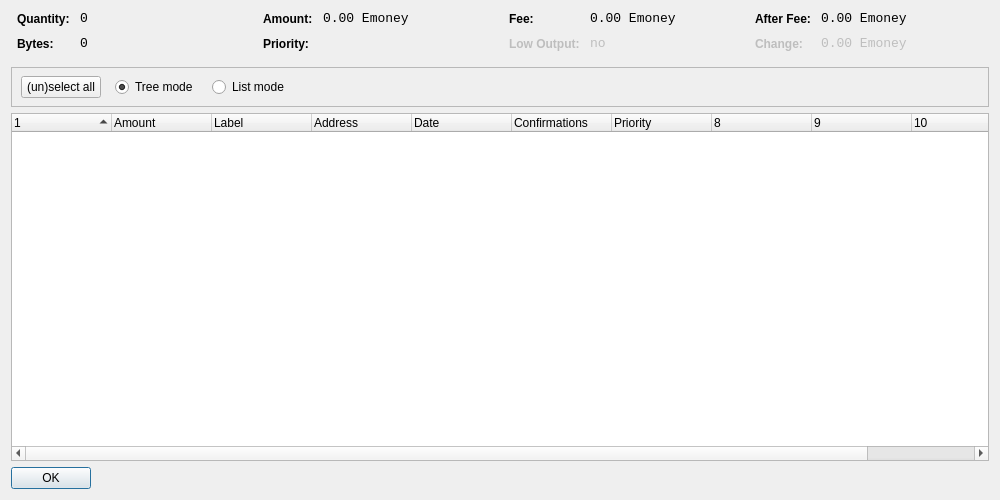
<?xml version="1.0" encoding="UTF-8"?>
<ui version="4.0">
 <class>CoinControlDialog</class>
 <widget class="QDialog" name="CoinControlDialog">
  <property name="geometry">
   <rect>
    <x>0</x>
    <y>0</y>
    <width>1000</width>
    <height>500</height>
   </rect>
  </property>
  <property name="windowTitle">
   <string>Coin Control</string>
  </property>
  <layout class="QVBoxLayout" name="verticalLayout">
   <item>
    <layout class="QHBoxLayout" name="horizontalLayoutTop" stretch="0,0,0,0">
     <property name="topMargin">
      <number>0</number>
     </property>
     <property name="bottomMargin">
      <number>10</number>
     </property>
     <item>
      <layout class="QFormLayout" name="formLayoutCoinControl1">
       <property name="horizontalSpacing">
        <number>10</number>
       </property>
       <property name="verticalSpacing">
        <number>10</number>
       </property>
       <property name="leftMargin">
        <number>6</number>
       </property>
       <property name="rightMargin">
        <number>6</number>
       </property>
       <item row="0" column="0">
        <widget class="QLabel" name="labelCoinControlQuantityText">
         <property name="styleSheet">
          <string notr="true">font-weight:bold;</string>
         </property>
         <property name="text">
          <string>Quantity:</string>
         </property>
        </widget>
       </item>
       <item row="0" column="1">
        <widget class="QLabel" name="labelCoinControlQuantity">
         <property name="font">
          <font>
           <family>Monospace</family>
           <pointsize>10</pointsize>
          </font>
         </property>
         <property name="cursor">
          <cursorShape>IBeamCursor</cursorShape>
         </property>
         <property name="contextMenuPolicy">
          <enum>Qt::ActionsContextMenu</enum>
         </property>
         <property name="text">
          <string notr="true">0</string>
         </property>
         <property name="textInteractionFlags">
          <set>Qt::LinksAccessibleByMouse|Qt::TextSelectableByKeyboard|Qt::TextSelectableByMouse</set>
         </property>
        </widget>
       </item>
       <item row="1" column="0">
        <widget class="QLabel" name="labelCoinControlBytesText">
         <property name="styleSheet">
          <string notr="true">font-weight:bold;</string>
         </property>
         <property name="text">
          <string>Bytes:</string>
         </property>
        </widget>
       </item>
       <item row="1" column="1">
        <widget class="QLabel" name="labelCoinControlBytes">
         <property name="font">
          <font>
           <family>Monospace</family>
           <pointsize>10</pointsize>
          </font>
         </property>
         <property name="cursor">
          <cursorShape>IBeamCursor</cursorShape>
         </property>
         <property name="contextMenuPolicy">
          <enum>Qt::ActionsContextMenu</enum>
         </property>
         <property name="text">
          <string notr="true">0</string>
         </property>
         <property name="textInteractionFlags">
          <set>Qt::LinksAccessibleByMouse|Qt::TextSelectableByKeyboard|Qt::TextSelectableByMouse</set>
         </property>
        </widget>
       </item>
      </layout>
     </item>
     <item>
      <layout class="QFormLayout" name="formLayoutCoinControl2">
       <property name="horizontalSpacing">
        <number>10</number>
       </property>
       <property name="verticalSpacing">
        <number>10</number>
       </property>
       <property name="leftMargin">
        <number>6</number>
       </property>
       <property name="rightMargin">
        <number>6</number>
       </property>
       <item row="0" column="0">
        <widget class="QLabel" name="labelCoinControlAmountText">
         <property name="styleSheet">
          <string notr="true">font-weight:bold;</string>
         </property>
         <property name="text">
          <string>Amount:</string>
         </property>
        </widget>
       </item>
       <item row="0" column="1">
        <widget class="QLabel" name="labelCoinControlAmount">
         <property name="font">
          <font>
           <family>Monospace</family>
           <pointsize>10</pointsize>
          </font>
         </property>
         <property name="cursor">
          <cursorShape>IBeamCursor</cursorShape>
         </property>
         <property name="contextMenuPolicy">
          <enum>Qt::ActionsContextMenu</enum>
         </property>
         <property name="text">
          <string notr="true">0.00 Emoney</string>
         </property>
         <property name="textInteractionFlags">
          <set>Qt::LinksAccessibleByMouse|Qt::TextSelectableByKeyboard|Qt::TextSelectableByMouse</set>
         </property>
        </widget>
       </item>
       <item row="1" column="0">
        <widget class="QLabel" name="labelCoinControlPriorityText">
         <property name="styleSheet">
          <string notr="true">font-weight:bold;</string>
         </property>
         <property name="text">
          <string>Priority:</string>
         </property>
        </widget>
       </item>
       <item row="1" column="1">
        <widget class="QLabel" name="labelCoinControlPriority">
         <property name="font">
          <font>
           <family>Monospace</family>
           <pointsize>10</pointsize>
          </font>
         </property>
         <property name="cursor">
          <cursorShape>IBeamCursor</cursorShape>
         </property>
         <property name="contextMenuPolicy">
          <enum>Qt::ActionsContextMenu</enum>
         </property>
         <property name="text">
          <string/>
         </property>
         <property name="textInteractionFlags">
          <set>Qt::LinksAccessibleByMouse|Qt::TextSelectableByKeyboard|Qt::TextSelectableByMouse</set>
         </property>
        </widget>
       </item>
      </layout>
     </item>
     <item>
      <layout class="QFormLayout" name="formLayoutCoinControl3">
       <property name="horizontalSpacing">
        <number>10</number>
       </property>
       <property name="verticalSpacing">
        <number>10</number>
       </property>
       <property name="leftMargin">
        <number>6</number>
       </property>
       <property name="rightMargin">
        <number>6</number>
       </property>
       <item row="0" column="0">
        <widget class="QLabel" name="labelCoinControlFeeText">
         <property name="styleSheet">
          <string notr="true">font-weight:bold;</string>
         </property>
         <property name="text">
          <string>Fee:</string>
         </property>
        </widget>
       </item>
       <item row="0" column="1">
        <widget class="QLabel" name="labelCoinControlFee">
         <property name="font">
          <font>
           <family>Monospace</family>
           <pointsize>10</pointsize>
          </font>
         </property>
         <property name="cursor">
          <cursorShape>IBeamCursor</cursorShape>
         </property>
         <property name="contextMenuPolicy">
          <enum>Qt::ActionsContextMenu</enum>
         </property>
         <property name="text">
          <string notr="true">0.00 Emoney</string>
         </property>
         <property name="textInteractionFlags">
          <set>Qt::LinksAccessibleByMouse|Qt::TextSelectableByKeyboard|Qt::TextSelectableByMouse</set>
         </property>
        </widget>
       </item>
       <item row="1" column="0">
        <widget class="QLabel" name="labelCoinControlLowOutputText">
         <property name="enabled">
          <bool>false</bool>
         </property>
         <property name="styleSheet">
          <string notr="true">font-weight:bold;</string>
         </property>
         <property name="text">
          <string>Low Output:</string>
         </property>
        </widget>
       </item>
       <item row="1" column="1">
        <widget class="QLabel" name="labelCoinControlLowOutput">
         <property name="enabled">
          <bool>false</bool>
         </property>
         <property name="font">
          <font>
           <family>Monospace</family>
           <pointsize>10</pointsize>
          </font>
         </property>
         <property name="cursor">
          <cursorShape>IBeamCursor</cursorShape>
         </property>
         <property name="contextMenuPolicy">
          <enum>Qt::ActionsContextMenu</enum>
         </property>
         <property name="text">
          <string notr="true">no</string>
         </property>
         <property name="textInteractionFlags">
          <set>Qt::LinksAccessibleByMouse|Qt::TextSelectableByKeyboard|Qt::TextSelectableByMouse</set>
         </property>
        </widget>
       </item>
      </layout>
     </item>
     <item>
      <layout class="QFormLayout" name="formLayoutCoinControl4">
       <property name="horizontalSpacing">
        <number>10</number>
       </property>
       <property name="verticalSpacing">
        <number>10</number>
       </property>
       <property name="leftMargin">
        <number>6</number>
       </property>
       <property name="rightMargin">
        <number>6</number>
       </property>
       <item row="0" column="0">
        <widget class="QLabel" name="labelCoinControlAfterFeeText">
         <property name="styleSheet">
          <string notr="true">font-weight:bold;</string>
         </property>
         <property name="text">
          <string>After Fee:</string>
         </property>
        </widget>
       </item>
       <item row="0" column="1">
        <widget class="QLabel" name="labelCoinControlAfterFee">
         <property name="font">
          <font>
           <family>Monospace</family>
           <pointsize>10</pointsize>
          </font>
         </property>
         <property name="cursor">
          <cursorShape>IBeamCursor</cursorShape>
         </property>
         <property name="contextMenuPolicy">
          <enum>Qt::ActionsContextMenu</enum>
         </property>
         <property name="text">
          <string notr="true">0.00 Emoney</string>
         </property>
         <property name="textInteractionFlags">
          <set>Qt::LinksAccessibleByMouse|Qt::TextSelectableByKeyboard|Qt::TextSelectableByMouse</set>
         </property>
        </widget>
       </item>
       <item row="1" column="0">
        <widget class="QLabel" name="labelCoinControlChangeText">
         <property name="enabled">
          <bool>false</bool>
         </property>
         <property name="styleSheet">
          <string notr="true">font-weight:bold;</string>
         </property>
         <property name="text">
          <string>Change:</string>
         </property>
        </widget>
       </item>
       <item row="1" column="1">
        <widget class="QLabel" name="labelCoinControlChange">
         <property name="enabled">
          <bool>false</bool>
         </property>
         <property name="font">
          <font>
           <family>Monospace</family>
           <pointsize>10</pointsize>
          </font>
         </property>
         <property name="cursor">
          <cursorShape>IBeamCursor</cursorShape>
         </property>
         <property name="contextMenuPolicy">
          <enum>Qt::ActionsContextMenu</enum>
         </property>
         <property name="text">
          <string notr="true">0.00 Emoney</string>
         </property>
         <property name="textInteractionFlags">
          <set>Qt::LinksAccessibleByMouse|Qt::TextSelectableByKeyboard|Qt::TextSelectableByMouse</set>
         </property>
        </widget>
       </item>
      </layout>
     </item>
    </layout>
   </item>
   <item>
    <widget class="QFrame" name="frame">
     <property name="minimumSize">
      <size>
       <width>0</width>
       <height>40</height>
      </size>
     </property>
     <property name="frameShape">
      <enum>QFrame::StyledPanel</enum>
     </property>
     <property name="frameShadow">
      <enum>QFrame::Sunken</enum>
     </property>
     <widget class="QWidget" name="horizontalLayoutWidget">
      <property name="geometry">
       <rect>
        <x>10</x>
        <y>0</y>
        <width>781</width>
        <height>41</height>
       </rect>
      </property>
      <layout class="QHBoxLayout" name="horizontalLayoutPanel" stretch="0,0,0,0,0">
       <property name="spacing">
        <number>14</number>
       </property>
       <item>
        <widget class="QPushButton" name="pushButtonSelectAll">
         <property name="sizePolicy">
          <sizepolicy hsizetype="Maximum" vsizetype="Fixed">
           <horstretch>0</horstretch>
           <verstretch>0</verstretch>
          </sizepolicy>
         </property>
         <property name="text">
          <string>(un)select all</string>
         </property>
        </widget>
       </item>
       <item>
        <widget class="QRadioButton" name="radioTreeMode">
         <property name="sizePolicy">
          <sizepolicy hsizetype="Maximum" vsizetype="Fixed">
           <horstretch>0</horstretch>
           <verstretch>0</verstretch>
          </sizepolicy>
         </property>
         <property name="text">
          <string>Tree mode</string>
         </property>
         <property name="checked">
          <bool>true</bool>
         </property>
        </widget>
       </item>
       <item>
        <widget class="QRadioButton" name="radioListMode">
         <property name="sizePolicy">
          <sizepolicy hsizetype="Maximum" vsizetype="Fixed">
           <horstretch>0</horstretch>
           <verstretch>0</verstretch>
          </sizepolicy>
         </property>
         <property name="text">
          <string>List mode</string>
         </property>
        </widget>
       </item>
       <item>
        <spacer name="horizontalSpacer">
         <property name="orientation">
          <enum>Qt::Horizontal</enum>
         </property>
         <property name="sizeHint" stdset="0">
          <size>
           <width>40</width>
           <height>20</height>
          </size>
         </property>
        </spacer>
       </item>
      </layout>
     </widget>
    </widget>
   </item>
   <item>
    <widget class="CoinControlTreeWidget" name="treeWidget">
     <property name="contextMenuPolicy">
      <enum>Qt::CustomContextMenu</enum>
     </property>
     <property name="sortingEnabled">
      <bool>false</bool>
     </property>
     <property name="columnCount">
      <number>11</number>
     </property>
     <attribute name="headerShowSortIndicator" stdset="0">
      <bool>true</bool>
     </attribute>
     <attribute name="headerStretchLastSection">
      <bool>false</bool>
     </attribute>
     <column>
      <property name="text">
       <string/>
      </property>
     </column>
     <column>
      <property name="text">
       <string>Amount</string>
      </property>
     </column>
     <column>
      <property name="text">
       <string>Label</string>
      </property>
     </column>
     <column>
      <property name="text">
       <string>Address</string>
      </property>
     </column>
     <column>
      <property name="text">
       <string>Date</string>
      </property>
     </column>
     <column>
      <property name="text">
       <string>Confirmations</string>
      </property>
      <property name="toolTip">
       <string>Confirmed</string>
      </property>
     </column>
     <column>
      <property name="text">
       <string>Priority</string>
      </property>
     </column>
     <column>
      <property name="text">
       <string/>
      </property>
     </column>
     <column>
      <property name="text">
       <string/>
      </property>
     </column>
     <column>
      <property name="text">
       <string/>
      </property>
     </column>
     <column>
      <property name="text">
       <string/>
      </property>
     </column>
    </widget>
   </item>
   <item>
    <widget class="QDialogButtonBox" name="buttonBox">
     <property name="sizePolicy">
      <sizepolicy hsizetype="Maximum" vsizetype="Fixed">
       <horstretch>0</horstretch>
       <verstretch>0</verstretch>
      </sizepolicy>
     </property>
     <property name="orientation">
      <enum>Qt::Horizontal</enum>
     </property>
     <property name="standardButtons">
      <set>QDialogButtonBox::Ok</set>
     </property>
    </widget>
   </item>
  </layout>
 </widget>
 <customwidgets>
  <customwidget>
   <class>CoinControlTreeWidget</class>
   <extends>QTreeWidget</extends>
   <header>coincontroltreewidget.h</header>
  </customwidget>
 </customwidgets>
 <resources/>
 <connections/>
</ui>
